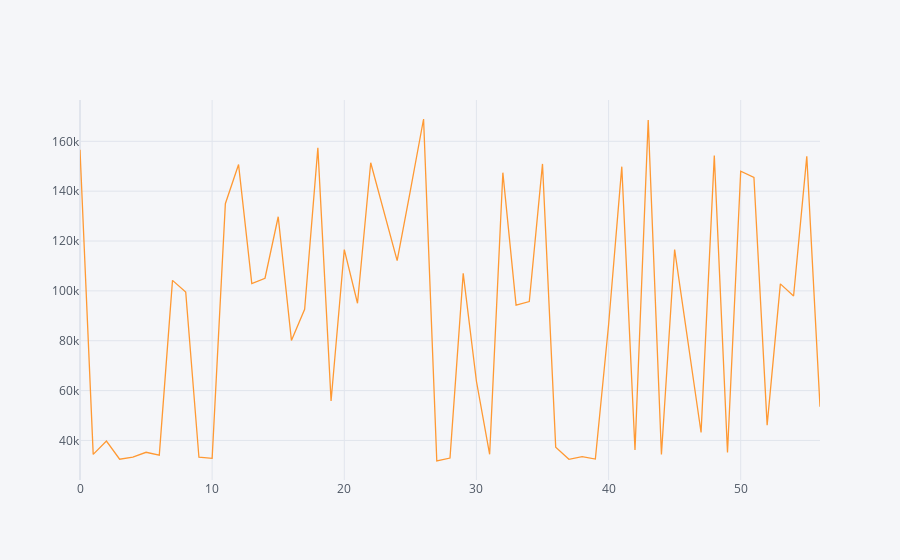

This figure's notebook cell:
### Code cell
preds_srs.iplot()

### Figure 1 — Plotly figure (JSON) as saved in the notebook; plotly's stock layout.template omitted (floating-point values rounded to 4 significant figures)
{"data": [{"line": {"color": "rgba(255, 153, 51, 1.0)", "dash": "solid", "shape": "linear", "width": 1.3}, "mode": "lines", "name": "0", "text": "", "type": "scatter", "x": [0, 1, 2, 3, 4, 5, 6, 7, 8, 9, 10, 11, 12, 13, 14, 15, 16, 17, 18, 19, 20, 21, 22, 23, 24, 25, 26, 27, 28, 29, 30, 31, 32, 33, 34, 35, 36, 37, 38, 39, 40, 41, 42, 43, 44, 45, 46, 47, 48, 49, 50, 51, 52, 53, 54, 55, 56], "y": [156600.0, 34400.0, 39720.0, 32470.0, 33290.0, 35240.0, 34100.0, 104200.0, 99530.0, 33240.0, 32830.0, 135000.0, 150679, 102900.0, 105100.0, 129700.0, 80120.0, 92630.0, 157400.0, 55830.0, 116571, 95030.0, 151400.0, 131213, 112100.0, 140200.0, 169000.0, 31740.0, 32920.0, 107000.0, 63740.0, 34420.0, 147400.0, 94280.0, 95720.0, 150900.0, 37310.0, 32420.0, 33490.0, 32510.0, 86300.0, 149800.0, 36200.0, 168600.0, 34380.0, 116600.0, 80150.0, 43180.0, 154300.0, 35140.0, 148000.0, 145600.0, 46140.0, 102800.0, 97930.0, 154000.0, 53525]}], "layout": {"legend": {"bgcolor": "#F5F6F9", "font": {"color": "#4D5663"}}, "paper_bgcolor": "#F5F6F9", "plot_bgcolor": "#F5F6F9", "title": {"font": {"color": "#4D5663"}}, "xaxis": {"gridcolor": "#E1E5ED", "showgrid": true, "tickfont": {"color": "#4D5663"}, "title": {"font": {"color": "#4D5663"}, "text": ""}, "zerolinecolor": "#E1E5ED"}, "yaxis": {"gridcolor": "#E1E5ED", "showgrid": true, "tickfont": {"color": "#4D5663"}, "title": {"font": {"color": "#4D5663"}, "text": ""}, "zerolinecolor": "#E1E5ED"}}}
